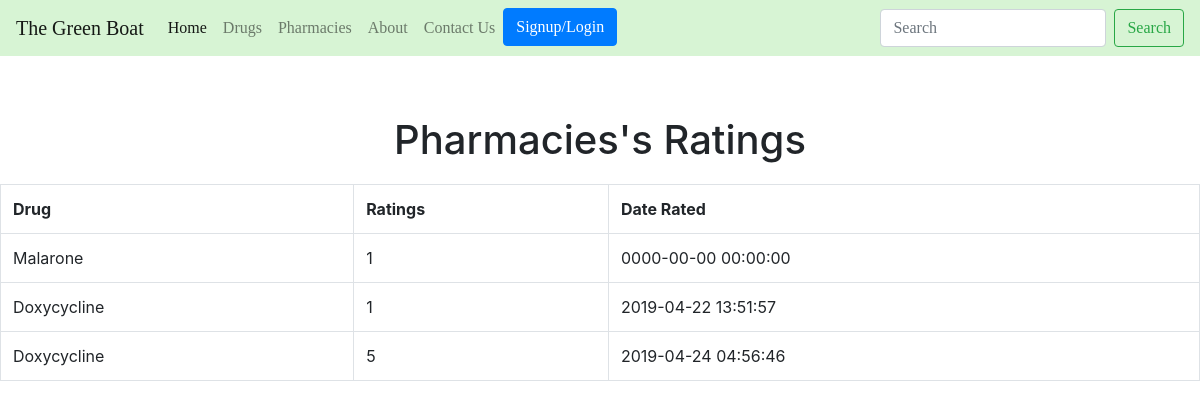
The app's page /pharmaciesratings.php?p=4&ratings=r_effectiveness with its own data.
### tables this page shows
CREATE TABLE `ratings` (
  `id` int(11) NOT NULL,
  `disease` varchar(255) NOT NULL,
  `mid` int(11) NOT NULL,
  `d_id` int(11) NOT NULL,
  `r_effectiveness` int(11) NOT NULL,
  `r_affordability` int(11) NOT NULL,
  `r_availability` int(11) NOT NULL,
  `p_id` int(11) DEFAULT NULL,
  `created_date` datetime NOT NULL DEFAULT CURRENT_TIMESTAMP
);

CREATE TABLE `drugs` (
  `d_id` int(11) NOT NULL,
  `d_name` varchar(300) NOT NULL,
  `d_desc` varchar(500) NOT NULL,
  `d_use` varchar(300) NOT NULL
);

### includes/ratings.php (the view, shortened to what this page needs)
<?php
	class ratings{
        protected $ratings = "ratings";
        protected $drugs = "drugs";
    public function displayPharmacy_drugs(){
        if (isset($_GET['p']) && isset($_GET['ratings'])){
            $pharmacy_id = $_GET['p'];
            $ratings_type = $_GET['ratings'];
            $conn = new mysqli("localhost", "root", "pass123", "boat");
            if($ratings_type == 'r_effectiveness'){
                $sql = "SELECT
                drugs.d_name AS drug, ratings.r_effectiveness AS ratingtype,
                ratings.created_date AS created FROM $this->ratings
                LEFT JOIN $this->drugs ON ratings.d_id = drugs.d_id
                WHERE ratings.p_id = $pharmacy_id";
            }
            $query = mysqli_query($conn, $sql);
            echo"<div class='text-center' style='margin-bottom: 20px; margin-top: 60px;'>
                <h1> Pharmacies's Ratings </h1>
            </div>
            <table class='table table-condensed table-bordered'>
                <tr class='success'>
                    <th>Drug</th>
                    <th>Ratings</th>
                    <th>Date Rated</th>
                </tr>";
            while($result = mysqli_fetch_assoc($query)){
                echo "<tr>
                        <td>".$result['drug']."</td>
                        <td>".$result['ratingtype']."</td>
                        <td>".$result['created']."</td>
                        </tr>";
            }
        }
    }
}

### records on screen
ratings: d.d_name "Malarone", r_effectiveness "1", created_date "0000-00-00 00:00:00"
ratings: d.d_name "Doxycycline", r_effectiveness "1", created_date "2019-04-22 13:51:57"
ratings: d.d_name "Doxycycline", r_effectiveness "5", created_date "2019-04-24 04:56:46"
